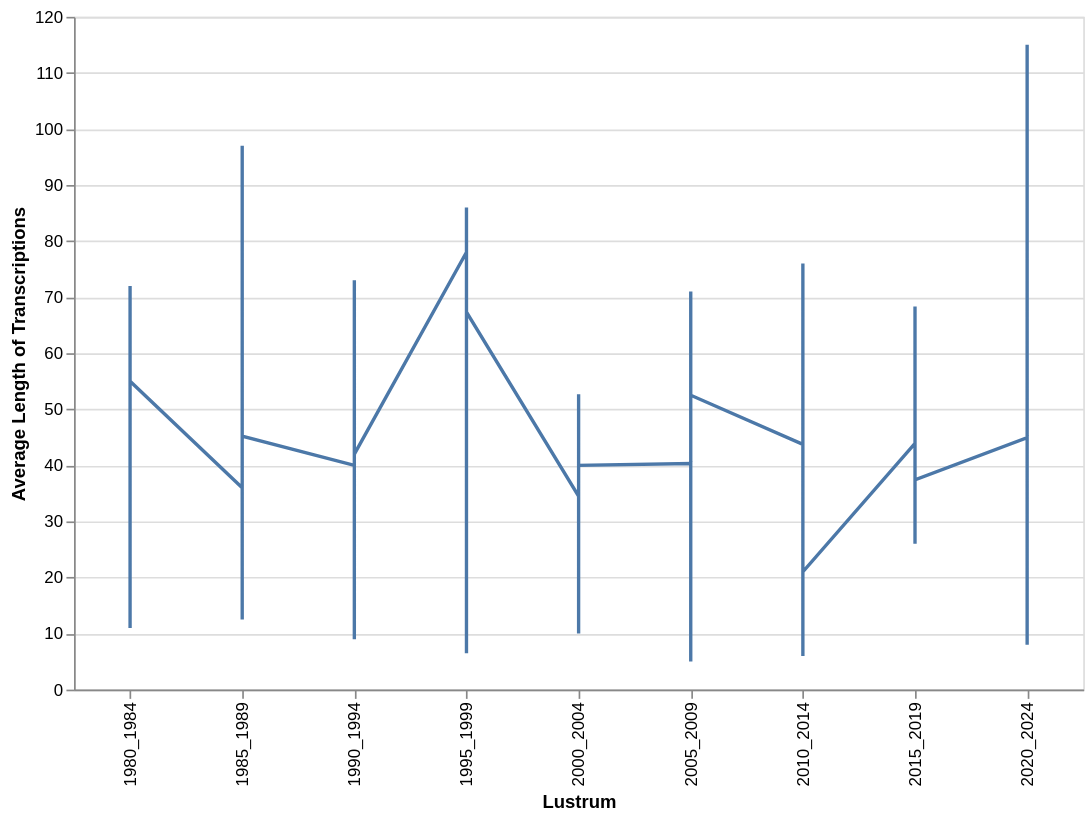

Specify this chart in Vega-Lite:
### Vega-Lite specification from a JSON file in a GitHub repository (floating-point values rounded to 4 significant figures; data arrays with more than 128 entries replaced by an {"elided": "..."} marker saying what was removed)
{"$schema": "https://vega.github.io/schema/vega-lite/v5.6.1.json", "config": {"view": {"continuousHeight": 300, "continuousWidth": 300}}, "data": {"name": "data-10bbe978042900ff11e134cf461ab8a9"}, "datasets": {"data-10bbe978042900ff11e134cf461ab8a9": {"elided": "282 records"}}, "encoding": {"x": {"field": "Lustrum", "title": "Lustrum", "type": "nominal"}, "y": {"field": "Value", "title": "Average Length of Transcriptions", "type": "quantitative"}}, "height": 400, "mark": {"type": "line"}, "params": [{"bind": {"input": "range", "max": 45.0, "min": 1.0, "step": 1}, "name": "Select", "select": {"fields": ["Nice_class"], "type": "point"}}], "transform": [{"filter": {"param": "Select"}}], "width": 600}
